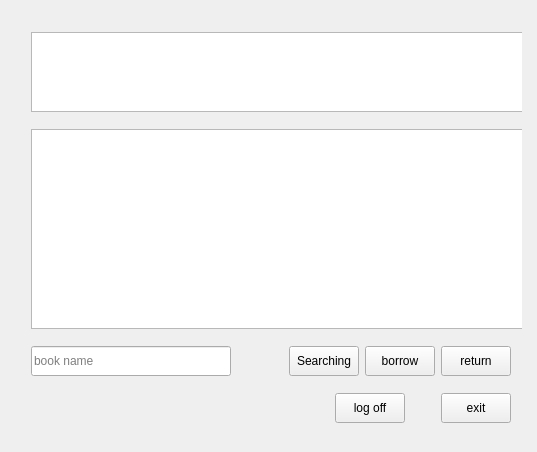
<?xml version="1.0" encoding="UTF-8"?>
<ui version="4.0">
 <class>GuestGUIWidget</class>
 <widget class="QWidget" name="GuestGUIWidget">
  <property name="geometry">
   <rect>
    <x>0</x>
    <y>0</y>
    <width>537</width>
    <height>452</height>
   </rect>
  </property>
  <property name="windowTitle">
   <string>GuestGUIWidget</string>
  </property>
  <widget class="QWidget" name="">
   <property name="geometry">
    <rect>
     <x>20</x>
     <y>10</y>
     <width>502</width>
     <height>436</height>
    </rect>
   </property>
   <layout class="QVBoxLayout" name="verticalLayout">
    <item>
     <widget class="QTableView" name="userInformationTableView">
      <property name="minimumSize">
       <size>
        <width>500</width>
        <height>80</height>
       </size>
      </property>
      <property name="maximumSize">
       <size>
        <width>500</width>
        <height>80</height>
       </size>
      </property>
     </widget>
    </item>
    <item>
     <widget class="QTableView" name="bookInformationTableView">
      <property name="minimumSize">
       <size>
        <width>500</width>
        <height>200</height>
       </size>
      </property>
      <property name="maximumSize">
       <size>
        <width>500</width>
        <height>200</height>
       </size>
      </property>
     </widget>
    </item>
    <item>
     <layout class="QHBoxLayout" name="horizontalLayout">
      <item>
       <widget class="QLineEdit" name="searchBookLineEdit">
        <property name="minimumSize">
         <size>
          <width>200</width>
          <height>30</height>
         </size>
        </property>
        <property name="maximumSize">
         <size>
          <width>200</width>
          <height>30</height>
         </size>
        </property>
        <property name="placeholderText">
         <string>book name</string>
        </property>
       </widget>
      </item>
      <item>
       <spacer name="horizontalSpacer">
        <property name="orientation">
         <enum>Qt::Horizontal</enum>
        </property>
        <property name="sizeHint" stdset="0">
         <size>
          <width>40</width>
          <height>20</height>
         </size>
        </property>
       </spacer>
      </item>
      <item>
       <widget class="QPushButton" name="searchingButton">
        <property name="minimumSize">
         <size>
          <width>70</width>
          <height>30</height>
         </size>
        </property>
        <property name="maximumSize">
         <size>
          <width>70</width>
          <height>30</height>
         </size>
        </property>
        <property name="text">
         <string>Searching</string>
        </property>
       </widget>
      </item>
      <item>
       <widget class="QPushButton" name="borrowButton">
        <property name="minimumSize">
         <size>
          <width>70</width>
          <height>30</height>
         </size>
        </property>
        <property name="maximumSize">
         <size>
          <width>70</width>
          <height>30</height>
         </size>
        </property>
        <property name="text">
         <string>borrow</string>
        </property>
       </widget>
      </item>
      <item>
       <widget class="QPushButton" name="returnButton">
        <property name="minimumSize">
         <size>
          <width>70</width>
          <height>30</height>
         </size>
        </property>
        <property name="maximumSize">
         <size>
          <width>70</width>
          <height>30</height>
         </size>
        </property>
        <property name="text">
         <string>return</string>
        </property>
       </widget>
      </item>
     </layout>
    </item>
    <item>
     <layout class="QHBoxLayout" name="horizontalLayout_2">
      <item>
       <spacer name="horizontalSpacer_2">
        <property name="orientation">
         <enum>Qt::Horizontal</enum>
        </property>
        <property name="sizeHint" stdset="0">
         <size>
          <width>40</width>
          <height>20</height>
         </size>
        </property>
       </spacer>
      </item>
      <item>
       <widget class="QPushButton" name="logOffButton">
        <property name="minimumSize">
         <size>
          <width>70</width>
          <height>30</height>
         </size>
        </property>
        <property name="maximumSize">
         <size>
          <width>70</width>
          <height>30</height>
         </size>
        </property>
        <property name="text">
         <string>log off</string>
        </property>
       </widget>
      </item>
      <item>
       <spacer name="horizontalSpacer_3">
        <property name="orientation">
         <enum>Qt::Horizontal</enum>
        </property>
        <property name="sizeType">
         <enum>QSizePolicy::Preferred</enum>
        </property>
        <property name="sizeHint" stdset="0">
         <size>
          <width>30</width>
          <height>20</height>
         </size>
        </property>
       </spacer>
      </item>
      <item>
       <widget class="QPushButton" name="exitButton">
        <property name="minimumSize">
         <size>
          <width>70</width>
          <height>30</height>
         </size>
        </property>
        <property name="maximumSize">
         <size>
          <width>70</width>
          <height>30</height>
         </size>
        </property>
        <property name="text">
         <string>exit</string>
        </property>
       </widget>
      </item>
     </layout>
    </item>
   </layout>
  </widget>
 </widget>
 <layoutdefault spacing="6" margin="11"/>
 <resources/>
 <connections/>
</ui>
